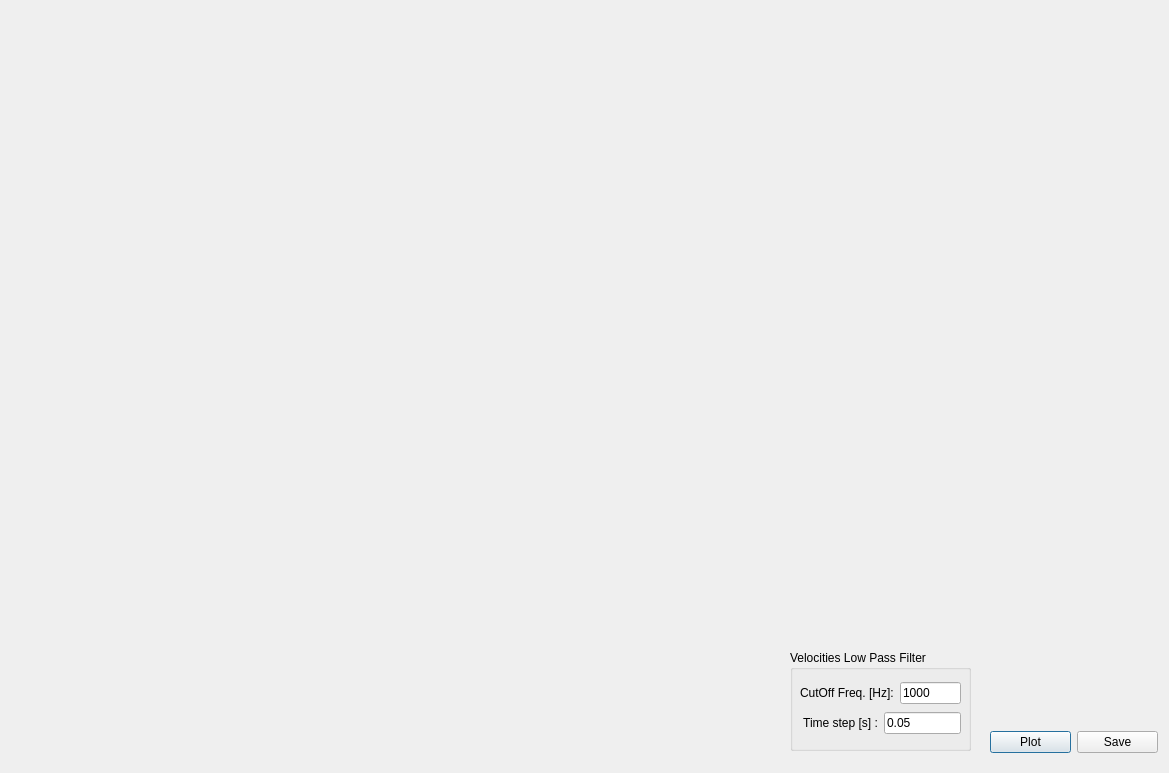
<?xml version="1.0" encoding="UTF-8"?>
<ui version="4.0">
 <class>ResultsCtrlNullJointsDialog</class>
 <widget class="QDialog" name="ResultsCtrlNullJointsDialog">
  <property name="geometry">
   <rect>
    <x>0</x>
    <y>0</y>
    <width>1169</width>
    <height>773</height>
   </rect>
  </property>
  <property name="windowTitle">
   <string>Null space joints velocities</string>
  </property>
  <widget class="QCustomPlot" name="plot_joint_4" native="true">
   <property name="geometry">
    <rect>
     <x>400</x>
     <y>31</y>
     <width>373</width>
     <height>236</height>
    </rect>
   </property>
  </widget>
  <widget class="QCustomPlot" name="plot_joint_5" native="true">
   <property name="geometry">
    <rect>
     <x>400</x>
     <y>273</y>
     <width>373</width>
     <height>235</height>
    </rect>
   </property>
  </widget>
  <widget class="QCustomPlot" name="plot_joint_7" native="true">
   <property name="geometry">
    <rect>
     <x>779</x>
     <y>31</y>
     <width>372</width>
     <height>236</height>
    </rect>
   </property>
  </widget>
  <widget class="QCustomPlot" name="plot_joint_1" native="true">
   <property name="geometry">
    <rect>
     <x>21</x>
     <y>31</y>
     <width>373</width>
     <height>236</height>
    </rect>
   </property>
  </widget>
  <widget class="QCustomPlot" name="plot_joint_2" native="true">
   <property name="geometry">
    <rect>
     <x>21</x>
     <y>273</y>
     <width>373</width>
     <height>235</height>
    </rect>
   </property>
  </widget>
  <widget class="QCustomPlot" name="plot_joint_3" native="true">
   <property name="geometry">
    <rect>
     <x>21</x>
     <y>514</y>
     <width>373</width>
     <height>236</height>
    </rect>
   </property>
  </widget>
  <widget class="QCustomPlot" name="plot_joint_6" native="true">
   <property name="geometry">
    <rect>
     <x>400</x>
     <y>514</y>
     <width>373</width>
     <height>236</height>
    </rect>
   </property>
  </widget>
  <widget class="QWidget" name="layoutWidget">
   <property name="geometry">
    <rect>
     <x>990</x>
     <y>730</y>
     <width>168</width>
     <height>25</height>
    </rect>
   </property>
   <layout class="QHBoxLayout" name="horizontalLayout_4">
    <item>
     <widget class="QPushButton" name="pushButton_plot">
      <property name="text">
       <string>Plot</string>
      </property>
     </widget>
    </item>
    <item>
     <widget class="QPushButton" name="pushButton_save_joints_plots">
      <property name="text">
       <string>Save</string>
      </property>
     </widget>
    </item>
   </layout>
  </widget>
  <widget class="QGroupBox" name="groupBox_low_pass_vel">
   <property name="geometry">
    <rect>
     <x>790</x>
     <y>650</y>
     <width>181</width>
     <height>101</height>
    </rect>
   </property>
   <property name="title">
    <string>Velocities Low Pass Filter </string>
   </property>
   <widget class="QWidget" name="layoutWidget">
    <property name="geometry">
     <rect>
      <x>10</x>
      <y>30</y>
      <width>161</width>
      <height>58</height>
     </rect>
    </property>
    <layout class="QVBoxLayout" name="verticalLayout">
     <item>
      <layout class="QHBoxLayout" name="horizontalLayout_2">
       <item>
        <widget class="QLabel" name="label_f_cutoff_vel">
         <property name="text">
          <string>CutOff Freq. [Hz]:</string>
         </property>
        </widget>
       </item>
       <item>
        <widget class="QLineEdit" name="lineEdit_f_cutoff_vel">
         <property name="text">
          <string>1000</string>
         </property>
        </widget>
       </item>
      </layout>
     </item>
     <item>
      <layout class="QHBoxLayout" name="horizontalLayout_3">
       <item>
        <widget class="QLabel" name="label_time_step_vel">
         <property name="text">
          <string> Time step [s] :</string>
         </property>
        </widget>
       </item>
       <item>
        <widget class="QLineEdit" name="lineEdit_time_step_vel">
         <property name="text">
          <string>0.05</string>
         </property>
        </widget>
       </item>
      </layout>
     </item>
    </layout>
   </widget>
  </widget>
 </widget>
 <customwidgets>
  <customwidget>
   <class>QCustomPlot</class>
   <extends>QWidget</extends>
   <header>qcustomplot.h</header>
   <container>1</container>
  </customwidget>
 </customwidgets>
 <resources/>
 <connections/>
</ui>
